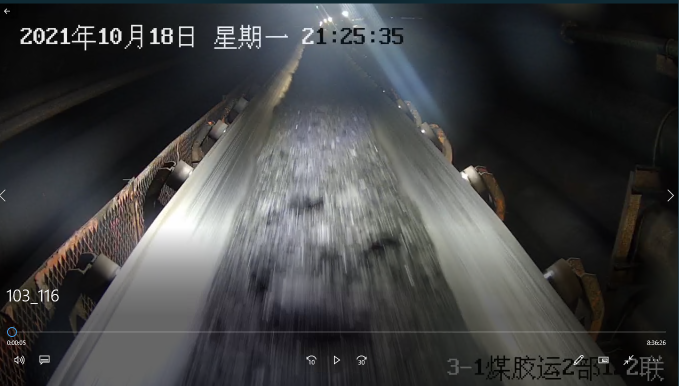
#> input picture CV/deblur/blur.png, 1357 x 771 px (shown at 1/2 size)
$ python weina.py
#> lines starting #> are read from the running program, lines starting #| are printed output that depends on the picture
import math
import math

import cv2
import cv2 as cv
import matplotlib.pyplot as plt
import numpy as np


# 模糊核生成
def get_motion_dsf(image_size, motion_dis, motion_angle):
    PSF = np.zeros(image_size)  # 点扩散函数
    x_center = (image_size[0] - 1) / 2
    y_center = (image_size[1] - 1) / 2

    sin_val = math.sin(motion_angle * math.pi / 180)
    cos_val = math.cos(motion_angle * math.pi / 180)

    # 将对应角度上motion_dis个点置成1
    for i in range(motion_dis):
        x_offset = round(sin_val * i)
        y_offset = round(cos_val * i)
        PSF[int(x_center - x_offset), int(y_center + y_offset)] = 1

    return np.fft.fft2(PSF / PSF.sum())

# 维纳滤波
def wiener(f, PSF,K=0.1):  # 维纳滤波，K=0.01
    input_fft = np.fft.fft2(f)
    PSF_fft_1 = np.conj(PSF) / (np.abs(PSF) ** 2 + K)
    result = np.fft.ifftshift(np.fft.ifft2(input_fft * PSF_fft_1))
    return result.real


def show(f, s, a, b, c):
    plt.subplot(a, b, c)
    plt.imshow(f, "gray")
    plt.axis('on')
    plt.title(s)


def main():
    img1 = cv2.imread('blur.png', 0)
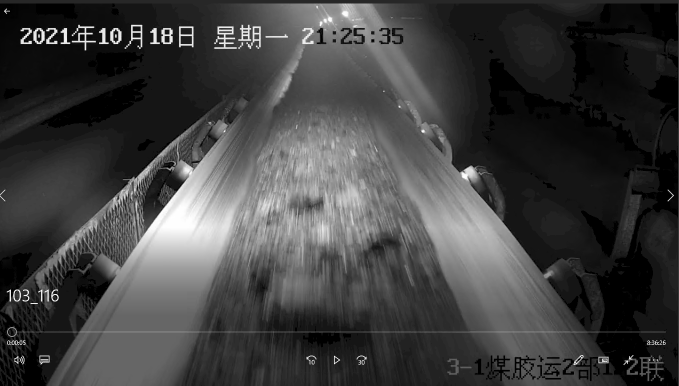
#> img1: shape (771, 1357) (shown at 1/2 size); min 0, max 255, mean 63.6
    img = img1[100:551, 500:951]
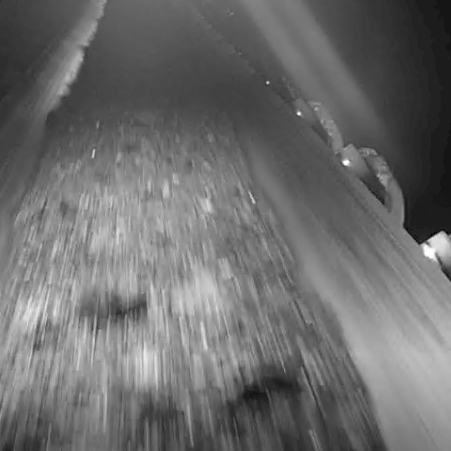
#> img: shape (451, 451); min 0, max 255, mean 108.6
    # img = cv.medianBlur(img, 2)
    PSF = get_motion_dsf(img.shape, 4, -0.1)
    plt.figure()
    show(img, "f", 1, 2, 1)
    show(wiener(img, PSF), "restoreImage", 1, 2, 2)
    plt.show()
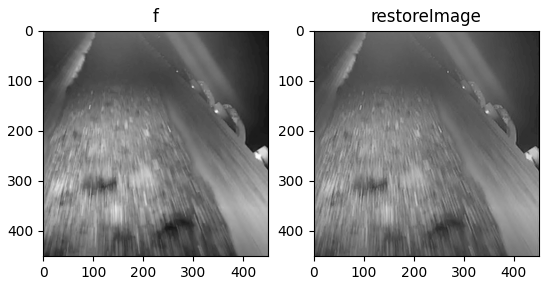
#> figure drawn by matplotlib, 2 panels


if __name__ == '__main__':
    main()
